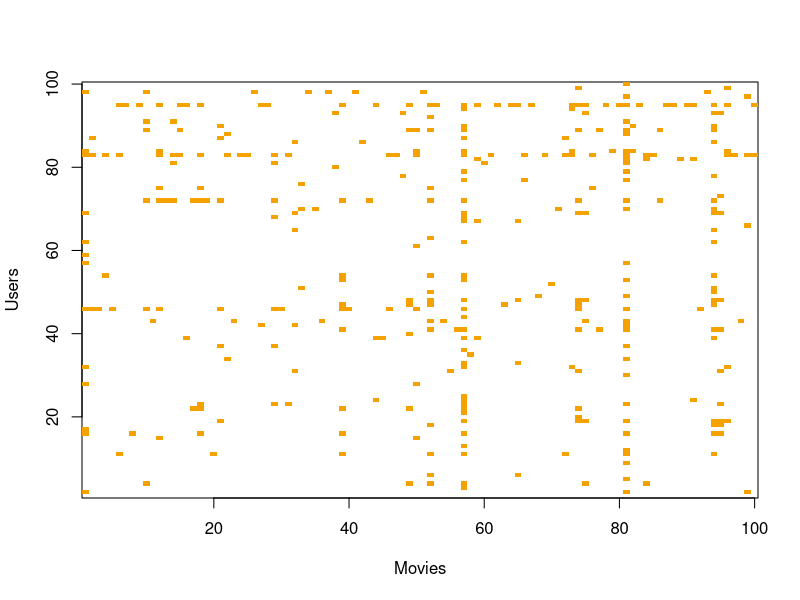
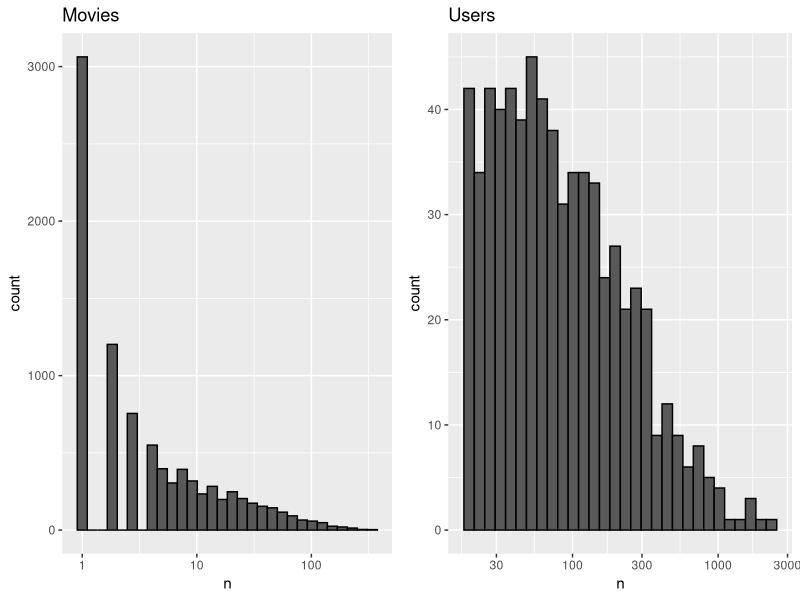
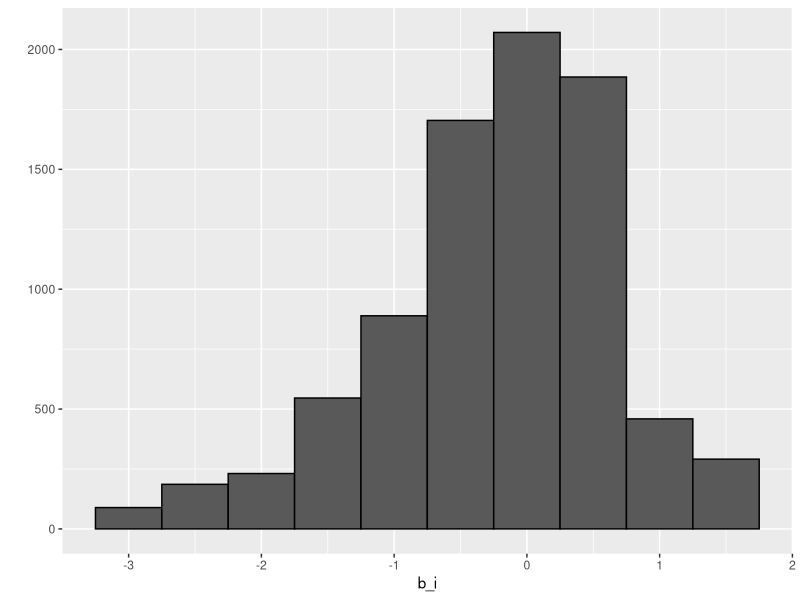
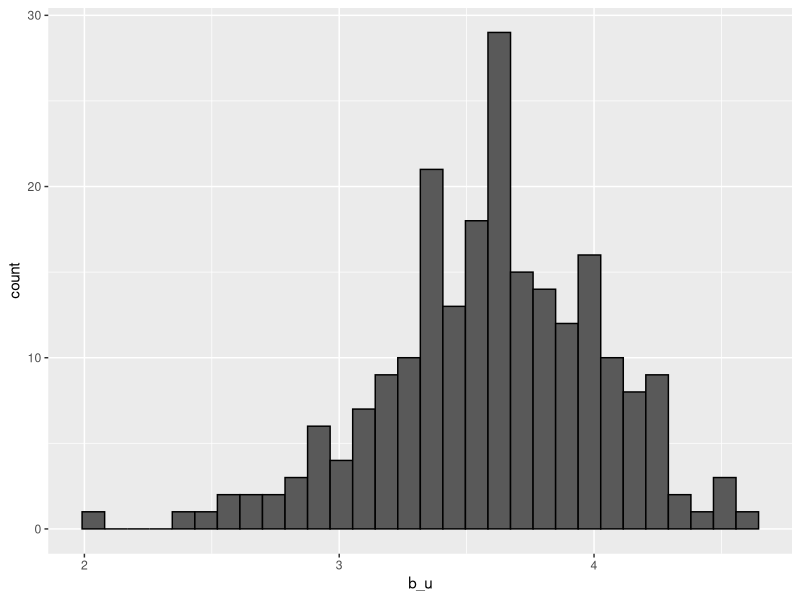
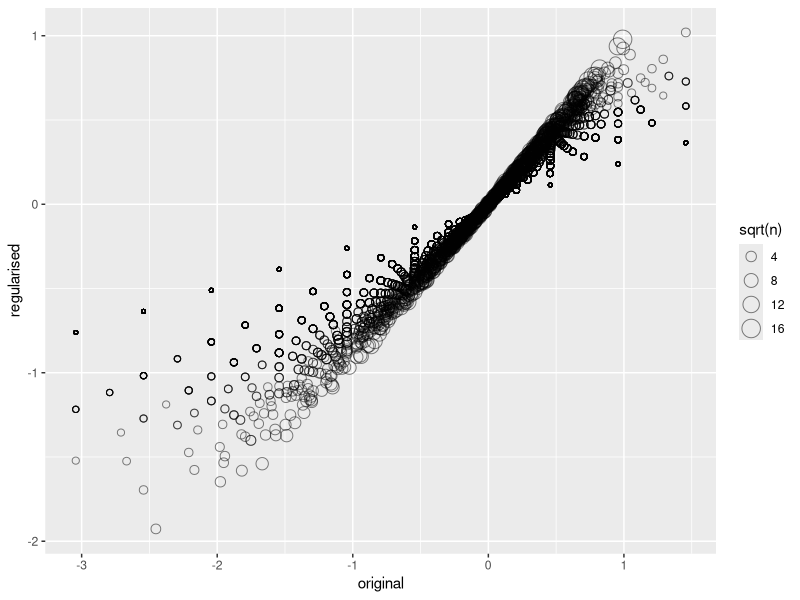
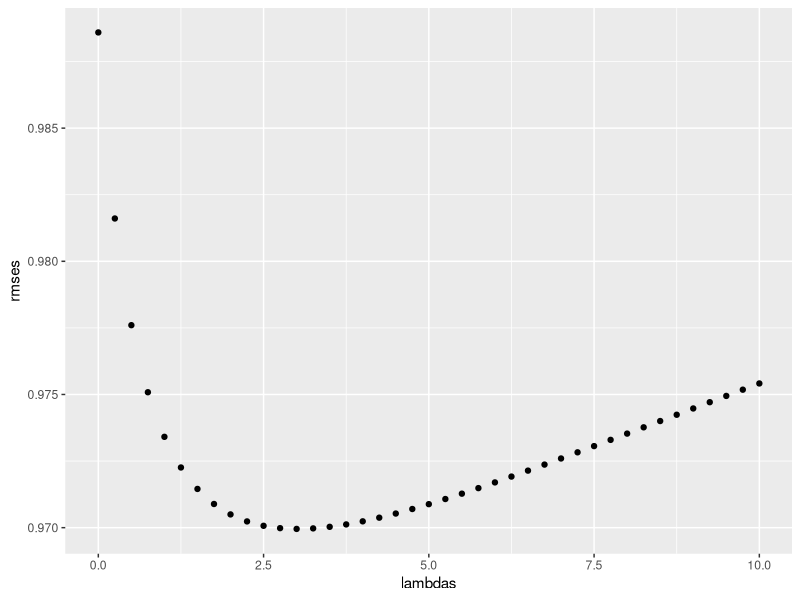
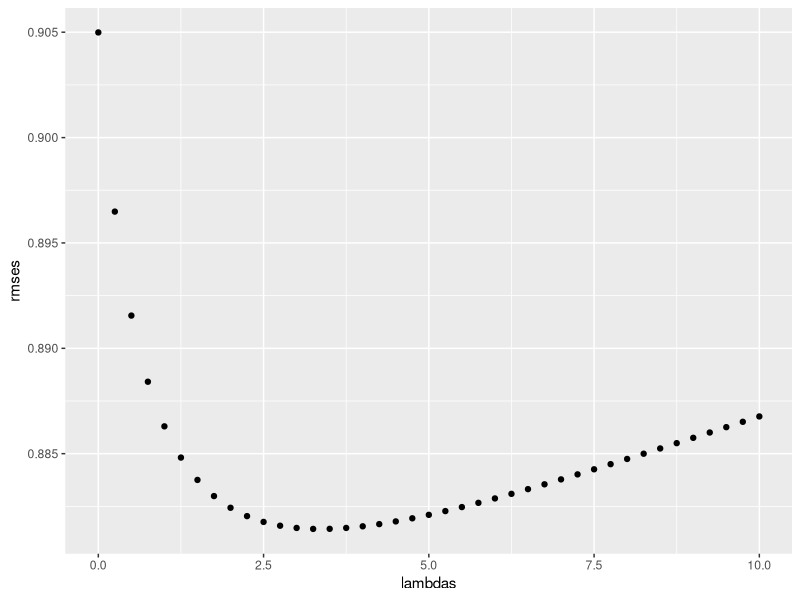

R code for these plots, in order:
## ---- chunk 1
library(tidyverse) # for tidy data
library(gridExtra) # to plot graphs in a grid, or next to each other
library(dplyr) # for data manipulation
library(ggplot2) #for visualisations
library(caret) # for ML, resampling and model training

library(dslabs) # for the movielens data
data("movielens") # load-up the movielens data
## ---- chunk 2
dim(movielens)
## ---- chunk 3
head(movielens)
## ---- chunk 4
#create a table summarising the total numbers of users and movies. Use the n_distinct() function and not count() as the latter will only give the number of times that user has given a rating.
movielens %>% summarise(n_users = n_distinct(userId),
                        n_movies = n_distinct(movieId))
## ---- chunk 5
#to identify the top 5 movies first use count() function to count unique number of movies using their Id numbers, and then select the top 5 by using the top_n() function. Both functions are from the dplyr package
keep <- movielens %>% 
  count(movieId) %>%
  top_n(5) %>%
  pull(movieId)

#choose 7 random users, in this case lets say users from 13 to 20, and create a tidy matrix

tab <- movielens %>%
  filter(userId %in% c(13:20)) %>%
  filter(movieId %in% keep) %>%
  select(userId, title, rating) %>%
  #spread(title, rating)
  pivot_wider(names_from = title, 
              values_from = rating) #if we don't use pivot_wider() function (this function supersedes spread() function that was previously used) from the tidyr package the resulting matrix will have the same output format as movielens - ie, each row represents one rating given by one user to one movie. This means, without pivot_wider, rows would list users and their ratings for each movie before doing the same for the next user and so on. 
tab
## ---- chunk 6
#randomly select 100 users

users <- sample(unique(movielens$userId), 100)

movielens %>%
  filter(userId %in% users) %>%
  select (userId, movieId, rating) %>%
  mutate(rating = 1) %>% #changes all the assigned ratings to 1. Choice of 1 is arbitrary so long as long as they are uniform so that the image can show the contrast between NAs and those that received a rating of any value.
  pivot_wider(names_from = movieId, values_from = rating) %>%
  select(sample(ncol(.), 100)) %>%
  as.matrix() %>%
  t(.) %>% # this transposes the matrix so that movieIds are the rows and users are the columns
  image(1:100, 1:100, . , xlab = "Movies", ylab = "Users")
## ---- chunk 7
# Histogram for movies assigned to p1
p1 <- movielens %>%
  count(movieId) %>%
  ggplot(aes(n)) +
  geom_histogram(bins = 30,
                 colour = "black") +
  scale_x_log10() +
  ggtitle("Movies")

#Histogram for users assigned to p2
p2 <- movielens %>%
  count(userId) %>%
  ggplot(aes(n)) +
  geom_histogram(bins = 30,
                 colour = "black") +
  scale_x_log10() +
  ggtitle("Users")

#arrange p1 and p2 in grid formation
grid.arrange(p1, p2, ncol = 2)
## ---- chunk 8
set.seed(755) #for reproduceability

#1st step:use createDataPartition from caret package to partition the ratings
test_index <- createDataPartition(y = movielens$rating,
                                  times = 1,
                                  p = 0.2,
                                  list = FALSE)

#2nd step: assign the partitioned data to training and test sets
train_set <- movielens[-test_index, ]
test_set <- movielens[test_index, ]
## ---- chunk 9
#semi_join(x,y) function from dplyr package returns all rows from x with a match in y
test_set <- test_set %>%
  semi_join(train_set, by = "movieId") %>%
  semi_join(train_set, by = "userId")

## ---- chunk 10
#function to compare models' RMSEs using the above formula

RMSE <- function(true_ratings, predicted_ratings){
  sqrt(mean((true_ratings - predicted_ratings)^2))
}
## ---- chunk 11
#set average of all ratings as our estimate of mu
rating_avg <- mean(train_set$rating)
rating_avg
## ---- chunk 12
#use the RMSE function we just created above and assign it to naive_RMSE
naive_RMSE <- RMSE(test_set$rating, rating_avg)
naive_RMSE
## ---- chunk 13
#we can use tibble for creating the results table

rmse_results <- tibble("Naive: Just the Average", naive_RMSE) %>% 
  set_names(c("method", "RMSE")) #set names add column names. This is needed for us to use bind_rows() function later on to add more rows with results from our other models
rmse_results
## ---- chunk 14
movie_avgs <- train_set %>%
  group_by(movieId) %>%
  summarise(b_i = mean(rating - rating_avg))
head(movie_avgs)
## ---- chunk 15
qplot(b_i, data = movie_avgs, bins = 10, colour = I("black"))
## ---- chunk 16
#since formula is mu + bi estimates, we will add test_set's bi to rating average 
predicted_ratings <- rating_avg + test_set %>% #however, test_set does not have b_i. 
  left_join(movie_avgs, by="movieId") %>% #So we will use left_join(x,y) function to add b_is we calculated in training set by matching their movieId- ie average of rating differences to the mean rating of 3.5 by each movie.
  .$b_i #alternatively pull(b_i)

#we can check the performance of this model using our RMSE function:
RMSE(predicted_ratings, test_set$rating)
## ---- chunk 17
movie_effect_model_rmse <- RMSE(predicted_ratings, test_set$rating)

#we will use bind_rows() from dplyr package to add the movie effect model's RMSE to our table. This function binds two data frames by rows. For it to work, the columns of rmse_results need names which can be done by set_names function (see above where table is initiall created).
rmse_results <- bind_rows(rmse_results,
                          tibble(method = "Movie Effect Model",
                                 RMSE = movie_effect_model_rmse)) 
rmse_results
## ---- chunk 18
#create histogram of user effect

train_set %>%
  group_by(userId) %>%
  filter(n() >= 100) %>%
  summarise(b_u = mean(rating)) %>%
  ggplot(aes(b_u)) +
  geom_histogram(bins = 30, colour = "black")
## ---- chunk 19
user_avgs <- train_set %>%
  left_join(movie_avgs, by= "movieId") %>% #adding movie averages to the training set
  group_by(userId) %>% 
  summarise(b_u = mean(rating - rating_avg - b_i))
head(user_avgs)
## ---- chunk 20
predicted_ratings <- test_set %>%
  left_join(movie_avgs, by="movieId") %>%
  left_join(user_avgs, by="userId") %>%
  mutate(pred = rating_avg + b_i + b_u) %>%
  .$pred #or pull(pred)

#calculate the RMSE
movie_and_user_effect_rmse <- RMSE(test_set$rating, predicted_ratings)

#add the rmse to the results table
rmse_results <- bind_rows(rmse_results,
                          tibble(method = "Movie & User Effects Model",
                                 RMSE = movie_and_user_effect_rmse))
rmse_results
## ---- chunk 21
test_set %>%
  left_join(movie_avgs, by="movieId") %>%
  mutate(residual = rating - (rating_avg + b_i)) %>%
  arrange(desc(abs(residual))) %>% #although arrange(residual) gives the same answer, note the logic of it. residuals can be in either direction, so taking the absolute values and then sorting them in descending order is the logic behind this arrangement.
  slice(1:10)
## ---- chunk 22
movie_titles <- movielens %>%
  select(movieId, title) %>%
  distinct()
## ---- chunk 23
movie_avgs %>% 
  left_join(movie_titles, by="movieId") %>%
  arrange(desc(b_i)) %>%
  slice(1:10) %>%
  .$title
## ---- chunk 24
movie_avgs %>% 
  left_join(movie_titles, by="movieId") %>%
  arrange(b_i) %>%
  slice(1:10) %>%
  .$title
## ---- chunk 25
train_set %>%
  count(movieId) %>%
  left_join(movie_avgs) %>%
  left_join(movie_titles, by="movieId") %>%
  arrange(desc(b_i)) %>%
  slice(1:10) %>%
  pull(n)
## ---- chunk 26
lambda <- 3
movie_reg_avgs <- train_set %>%
  group_by(movieId) %>%
  summarise(b_i = sum(rating - rating_avg) / (n() + lambda), 
            n_i = n())
## ---- chunk 27
tibble(original = movie_avgs$b_i,
       regularised = movie_reg_avgs$b_i,
       n = movie_reg_avgs$n_i) %>%
  ggplot(aes(original, regularised, size = sqrt(n))) +
  geom_point(shape = 1, alpha = 0.5)
## ---- chunk 28
train_set %>% 
  count(movieId) %>%
  left_join(movie_reg_avgs, by = "movieId") %>%
  left_join(movie_titles, by = "movieId") %>%
  arrange(desc(b_i)) %>%
  slice(1:10) %>%
  pull(title)
## ---- chunk 29
train_set %>%
  count(movieId) %>% 
  left_join(movie_reg_avgs, by = "movieId") %>%
  left_join(movie_titles, by="movieId") %>%
  arrange(b_i) %>% 
  select(title, b_i, n) %>% 
  slice(1:10) %>% 
  pull(title)
## ---- chunk 30
head(movie_reg_avgs)
predicted_ratings <- test_set %>%
  left_join(movie_reg_avgs, by="movieId") %>%
  mutate(pred = rating_avg + b_i) %>%
  pull(pred)

#apply the RMSE function
reg_movie_effect_rmse <- RMSE(predicted_ratings, test_set$rating)
reg_movie_effect_rmse

#add the results to our table
rmse_results <- bind_rows(rmse_results,
                          tibble(method = "Regularised Movie Effect Model",
                                 RMSE = reg_movie_effect_rmse))
rmse_results
## ---- chunk 31
#potential lambdas from 0 to 10 in 0.25 increments
lambdas <- seq(0, 10, 0.25)

just_the_sum <- train_set %>%
  group_by(movieId) %>%
  summarise(s = sum(rating - rating_avg), n_i = n())

rmses <- sapply(lambdas, function(l){
  predicted_ratings <- test_set %>%
    left_join(just_the_sum, by="movieId") %>%
    mutate(b_i = s / (n_i + l)) %>%
    mutate(pred = rating_avg + b_i) %>%
    pull(pred)
  return(RMSE(predicted_ratings, test_set$rating))
})

qplot(lambdas, rmses)
lambdas[which.min(rmses)]
## ---- chunk 32
lambdas <- seq(0, 10, 0.25)

rmses <- sapply(lambdas, function(l){
  
  b_i <- train_set %>%
    group_by(movieId) %>%
    summarise(b_i = sum(rating - rating_avg) / (n() + l))
  
  b_u <- train_set %>%
    left_join(b_i, by = "movieId") %>%
    group_by(userId) %>%
    summarise(b_u = sum(rating - rating_avg - b_i) / (n() + l))
  
  predicted_ratings <- test_set %>%
    left_join(b_i, by = "movieId") %>%
    left_join(b_u, by = "userId") %>%
    mutate(pred = rating_avg + b_i + b_u) %>%
    pull(pred)
  
  return(RMSE(predicted_ratings, test_set$rating))
})

qplot(lambdas, rmses)
lambdas[which.min(rmses)]
## ---- chunk 33
min(rmses)
## ---- chunk 34
rmse_results <- bind_rows(rmse_results,
                          tibble(method = "Regularised Movie & User Effect Model",
                                 RMSE = min(rmses)))
rmse_results
